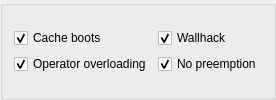
          <widget class="QGroupBox" name="groupBox_8">
           <property name="title">
            <string/>
           </property>
           <layout class="QVBoxLayout" name="verticalLayout_45">
            <item>
             <layout class="QGridLayout" name="gridLayout_2">
              <item row="2" column="1">
               <widget class="QCheckBox" name="checkBox_11">
                <property name="text">
                 <string>No preemption</string>
                </property>
                <property name="checked">
                 <bool>true</bool>
                </property>
               </widget>
              </item>
              <item row="2" column="0">
               <widget class="QCheckBox" name="checkBox_13">
                <property name="text">
                 <string>Operator overloading</string>
                </property>
                <property name="checked">
                 <bool>true</bool>
                </property>
               </widget>
              </item>
              <item row="1" column="0">
               <widget class="QCheckBox" name="checkBox_12">
                <property name="text">
                 <string>Cache boots</string>
                </property>
                <property name="checked">
                 <bool>true</bool>
                </property>
               </widget>
              </item>
              <item row="1" column="1">
               <widget class="QCheckBox" name="checkBox_14">
                <property name="text">
                 <string>Wallhack </string>
                </property>
                <property name="checked">
                 <bool>true</bool>
                </property>
               </widget>
              </item>
             </layout>
            </item>
           </layout>
           <zorder></zorder>
          </widget>
